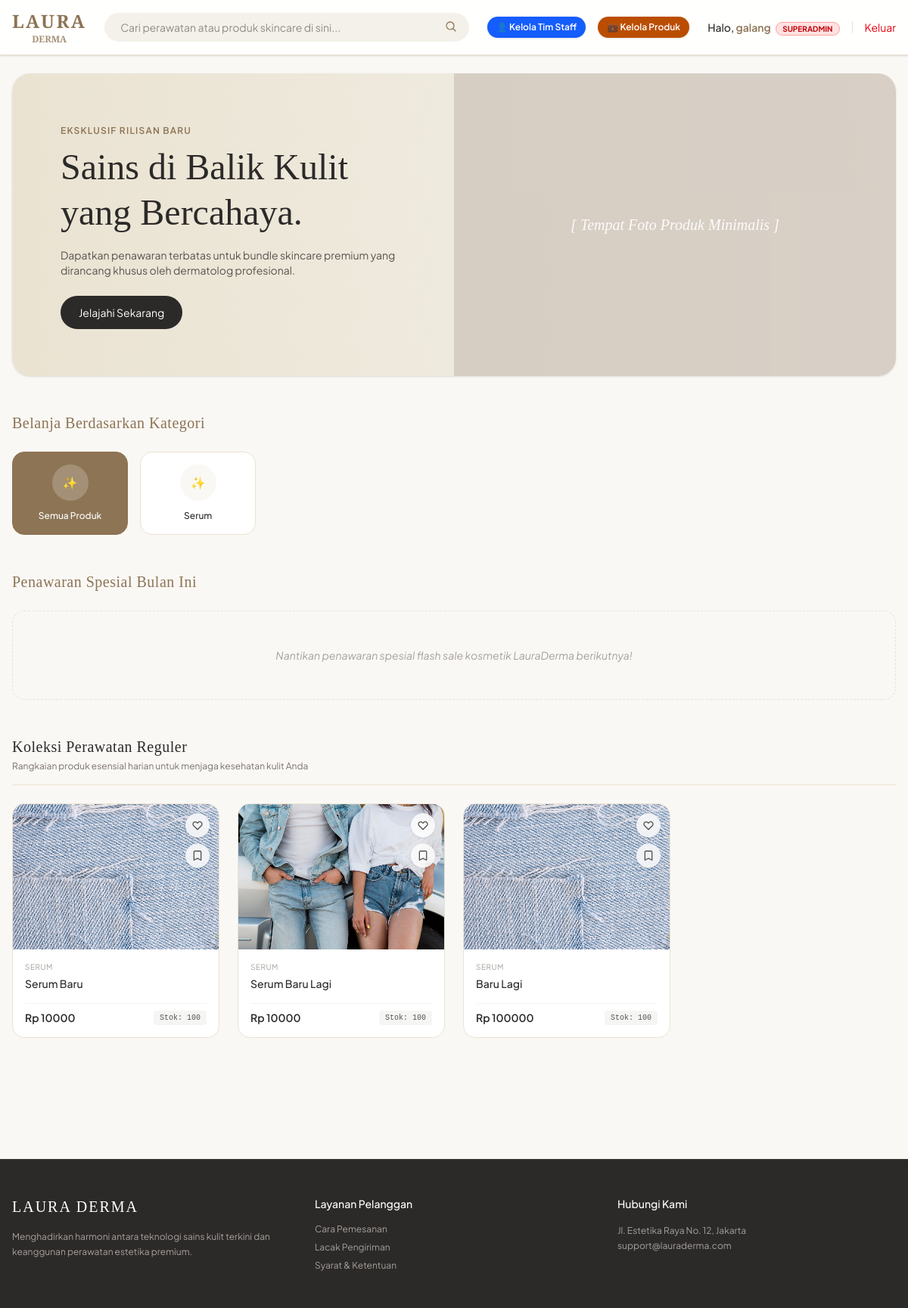
The app's page / (signed in) with its own data.
### toko/models.py (models this page shows, shortened)
class Kategori(models.Model):
    nama = models.CharField(max_length=100)
    slug = models.SlugField(unique=True, max_length=150)
    class Meta:
        verbose_name_plural = "Kategori" # Agar di halaman admin tulisannya rapi

class Produk(models.Model):
    kategori = models.ForeignKey(Kategori, on_delete=models.SET_NULL, null=True, blank=True, related_name='produk')
    nama = models.CharField(max_length=200)
    slug = models.SlugField(unique=True, max_length=250)
    gambar = models.ImageField(upload_to='produk/thumbnails/', blank=True, null=True)
    deskripsi = models.TextField(blank=True, null=True)
    harga = models.IntegerField()  # Menggunakan integer agar pas untuk mata uang Rupiah
    stok = models.IntegerField(default=0)
    is_flash_sale = models.BooleanField(default=False) # Penanda untuk masuk bagian diskon
    dibuat_pada = models.DateTimeField(auto_now_add=True)
    class Meta:
        verbose_name_plural = "Produk"

### toko/views.py (the view)
# urls.py: path('', halaman_utama, name='home'),
def halaman_utama(request):
    produk_spesial = Produk.objects.filter(is_flash_sale=True)
    produk_biasa = Produk.objects.filter(is_flash_sale=False)
    daftar_kategori = Kategori.objects.all()
    user_wishlists = []
    user_likes = []
    if request.user.is_authenticated:
        user_wishlists = Wishlist.objects.filter(user=request.user).values_list('produk_id', flat=True)
        user_likes = Like.objects.filter(user=request.user).values_list('produk_id', flat=True)
    context = {
        'produk_spesial': produk_spesial,
        'produk_biasa': produk_biasa,
        'daftar_kategori': daftar_kategori,
        'user_wishlists': list(user_wishlists), # Diubah ke list biasa agar Django template mudah membacanya
        'user_likes': list(user_likes),
    }
    return render(request, 'index.html', context)

### templates/index.html (shortened to what this page needs)
{% extends 'base.html' %}
{% block content %}
    <header class="max-w-7xl mx-auto px-4 mt-6">
        <div class="relative bg-gradient-to-r from-[#EAE3D2] to-[#F4F1EA] rounded-3xl h-[320px] md:h-[400px] overflow-hidden flex items-center shadow-sm">
            <div class="p-8 md:p-16 max-w-xl z-10">
                <span class="text-xs uppercase tracking-widest text-[#8C7454] font-semibold">Eksklusif Rilisan Baru</span>
                <h1 class="text-4xl md:text-5xl font-normal serif-font mt-2 mb-4 leading-tight">Sains di Balik Kulit yang Bercahaya.</h1>
                <p class="text-sm text-stone-600 mb-6">Dapatkan penawaran terbatas untuk bundle skincare premium yang dirancang khusus oleh dermatolog profesional.</p>
                <a href="#" class="inline-block bg-[#2C2A29] text-white text-sm px-6 py-3 rounded-full hover:bg-[#8C7454] transition-all transform hover:-translate-y-0.5">Jelajahi Sekarang</a>
            </div>
            <div class="absolute right-0 bottom-0 top-0 w-1/2 bg-[#D1C7BD] hidden md:flex items-center justify-center text-white italic serif-font text-xl opacity-80">
                [ Tempat Foto Produk Minimalis ]
            </div>
        </div>
    </header>
    <section class="max-w-7xl mx-auto px-4 mt-12">
        <h2 class="text-xl font-normal serif-font mb-6 text-[#8C7454] tracking-wide">Belanja Berdasarkan Kategori</h2>
        <div class="grid grid-cols-3 md:grid-cols-7 gap-4"> <div onclick="filterProduk('semua', this)" class="category-btn bg-[#8C7454] text-white p-4 rounded-2xl border border-[#8C7454] text-center hover:shadow-sm transition-all cursor-pointer group">
                <div class="w-12 h-12 bg-white/20 rounded-full mx-auto mb-3 flex items-center justify-center">
                    ✨
                </div>
                <p class="text-xs font-medium">Semua Produk</p>
            </div>
            {% for kategori in daftar_kategori %}
            <div onclick="filterProduk('{{ kategori.slug }}', this)" class="category-btn bg-white p-4 rounded-2xl border border-[#EAE3D2] text-center hover:border-[#8C7454] transition-all cursor-pointer group">
                <div class="w-12 h-12 bg-[#FAF8F5] rounded-full mx-auto mb-3 flex items-center justify-center text-[#8C7454] group-hover:bg-[#8C7454] group-hover:text-white transition-colors item-icon">
                    ✨
                </div>
                <p class="text-xs font-medium category-name">{{ kategori.nama }}</p>
            </div>
            {% empty %}
            <p class="text-xs text-stone-400 col-span-full italic">Belum ada kategori produk yang tersedia.</p>
            {% endfor %}
        </div>
    </section>
    <section class="max-w-7xl mx-auto px-4 mt-12 mb-10">
        <div class="flex items-center gap-4 mb-6">
            <h2 class="text-xl font-normal serif-font text-[#8C7454] tracking-wide">Penawaran Spesial Bulan Ini</h2>
        </div>
        <div class="grid grid-cols-2 md:grid-cols-4 gap-6">
            {% for produk in produk_spesial %}
            <div class="bg-white product-card-flash rounded-2xl overflow-hidden border border-[#EAE3D2] hover:shadow-md transition-shadow group cursor-pointer flex flex-col justify-between" data-category="{{ produk.kategori.slug }}">
                <div>
                    <div class="h-48 bg-[#F4F1EA] flex items-center justify-center relative overflow-hidden">
                        <a href="{% url 'detail_produk' produk.id %}" class="absolute inset-0 z-10">
                            {% if produk.gambar %}
                                <img src="{{ produk.gambar.url }}" alt="{{ produk.nama }}" class="w-full h-full object-cover group-hover:scale-105 transition-transform duration-300">
                            {% else %}
                                <div class="w-full h-full flex items-center justify-center">
                                    <span class="text-stone-400 italic text-xs font-medium text-center">[ {{ produk.nama }} ]</span>
                                </div>
                            {% endif %}
                        </a>
                        <div class="absolute top-3 right-3 z-20 flex flex-col gap-2">
                            <button onclick="toggleLike(this, '{{ produk.id }}')"
                                    class="like-btn p-2 bg-white/80 backdrop-blur-sm rounded-full shadow-sm hover:bg-white transition-all group/like {% if produk.id in user_likes %}active{% endif %}">
                                <svg xmlns="http://www.w3.org/2000/svg" class="h-4 w-4 text-stone-600 group-hover/like:text-red-500" fill="none" viewBox="0 0 24 24" stroke="currentColor">
                                    <path stroke-linecap="round" stroke-linejoin="round" stroke-width="2" d="M4.318 6.318a4.5 4.5 0 000 6.364L12 20.364l7.682-7.682a4.5 4.5 0 00-6.364-6.364L12 7.636l-1.318-1.318a4.5 4.5 0 00-6.364 0z" />
                                </svg>
                            </button>
                            <button onclick="toggleWishlist(this, '{{ produk.id }}')"
                                    class="wishlist-btn p-2 bg-white/80 backdrop-blur-sm rounded-full shadow-sm hover:bg-white transition-all group/wish {% if produk.id in user_wishlists %}active{% endif %}">
                                <svg xmlns="http://www.w3.org/2000/svg" class="h-4 w-4 text-stone-600 group-hover/wish:text-[#8C7454]" fill="none" viewBox="0 0 24 24" stroke="currentColor">
                                    <path stroke-linecap="round" stroke-linejoin="round" stroke-width="2" d="M5 5a2 2 0 012-2h10a2 2 0 012 2v16l-7-3.5L5 21V5z" />
                                </svg>
                            </button>
                        </div>
                        <span class="absolute top-3 left-3 bg-amber-500 text-white text-[9px] font-bold uppercase tracking-wider px-2 py-0.5 rounded shadow-sm animate-pulse">
                            ⚡ Flash Sale
                        </span>
                    </div>
                    <div class="p-4">
                        <span class="text-[10px] text-stone-400 uppercase tracking-wider block">
                            {% if produk.kategori %}
                                {{ produk.kategori.nama }}
                            {% else %}
                                Tanpa Kategori
                            {% endif %}
                        </span>
                        <h3 class="text-sm font-medium mt-1 text-[#2C2A29] truncate group-hover:text-[#8C7454] transition-colors" title="{{ produk.nama }}">
                            {{ produk.nama }}
                        </h3>
                    </div>
                </div>
                <div class="p-4 pt-0">
                    <div class="flex items-center justify-between gap-2 pt-2 border-t border-stone-100">
                        <span class="text-sm font-semibold text-[#2C2A29]">Rp {{ produk.harga }}</span>
                        <span class="text-[10px] bg-stone-100 text-stone-600 px-2 py-0.5 rounded font-mono">Stok: {{ produk.stok }}</span>
                    </div>
                </div>
            </div>
            {% empty %}
            <div class="col-span-full text-center py-12 bg-[#FAF8F5] rounded-2xl border border-dashed border-[#EAE3D2]">
                <p class="text-sm text-stone-400 italic">Nantikan penawaran spesial flash sale kosmetik LauraDerma berikutnya!</p>
            </div>
            {% endfor %}
        </div>
    </section>
    <section class="max-w-7xl mx-auto px-4 mt-12 mb-20">
        <div class="border-b border-[#EAE3D2] pb-4 mb-6">
            <h2 class="text-xl font-normal serif-font text-[#2C2A29] tracking-wide">Koleksi Perawatan Reguler</h2>
            <p class="text-xs text-stone-500 mt-1">Rangkaian produk esensial harian untuk menjaga kesehatan kulit Anda</p>
        </div>
        <div class="grid grid-cols-2 md:grid-cols-4 gap-6">
            {% for produk in produk_biasa %}
            <div class="bg-white product-card-reguler rounded-2xl overflow-hidden border border-[#EAE3D2] hover:shadow-md transition-shadow group cursor-pointer flex flex-col justify-between" data-category="{{ produk.kategori.slug }}">
                <div>
                    <div class="h-48 bg-[#F4F1EA] flex items-center justify-center relative overflow-hidden">
                        <a href="{% url 'detail_produk' produk.id %}" class="absolute inset-0 z-10">
                        {% if produk.gambar %}
                            <img src="{{ produk.gambar.url }}" alt="{{ produk.nama }}" class="w-full h-full object-cover group-hover:scale-105 transition-transform duration-300">
                        {% else %}
                            <span class="text-stone-400 italic text-xs font-medium text-center">[ {{ produk.nama }} ]</span>
                        {% endif %}
                        </a>
                        <div class="absolute top-3 right-3 z-20 flex flex-col gap-2">
                            <button onclick="toggleLike(this, '{{ produk.id }}')"
                                    class="like-btn p-2 bg-white/80 backdrop-blur-sm rounded-full shadow-sm hover:bg-white transition-all group/like {% if produk.id in user_likes %}active{% endif %}">
                            </button>
                           <button onclick="toggleWishlist(this, '{{ produk.id }}')"
                                    class="wishlist-btn p-2 bg-white/80 backdrop-blur-sm rounded-full shadow-sm hover:bg-white transition-all group/wish {% if produk.id in user_wishlists %}active{% endif %}">
                                <svg xmlns="http://www.w3.org/2000/svg" class="h-4 w-4 text-stone-600 group-hover/wish:text-[#8C7454]" fill="none" viewBox="0 0 24 24" stroke="currentColor">
                                    <path stroke-linecap="round" stroke-linejoin="round" stroke-width="2" d="M5 5a2 2 0 012-2h10a2 2 0 012 2v16l-7-3.5L5 21V5z" />
                                </svg>
                            </button>
                        </div>
                    </div>
                    <div class="p-4">
                        <span class="text-[10px] text-stone-400 uppercase tracking-wider block">{{ produk.kategori.nama }}</span>
                        <h3 class="text-sm font-medium mt-1 text-[#2C2A29] truncate group-hover:text-[#8C7454] transition-colors" title="{{ produk.nama }}">
                            {{ produk.nama }}
                        </h3>
                    </div>
                </div>
                <div class="p-4 pt-0">
                    <div class="flex items-center justify-between gap-2 pt-2 border-t border-stone-100">
                        <span class="text-sm font-semibold text-[#2C2A29]">Rp {{ produk.harga }}</span>
                        <span class="text-[10px] bg-stone-100 text-stone-600 px-2 py-0.5 rounded font-mono">Stok: {{ produk.stok }}</span>
                    </div>
                </div>
            </div>
            {% empty %}
            <div class="col-span-full text-center py-12 bg-white rounded-2xl border border-[#EAE3D2]">
                <p class="text-sm text-stone-400 italic">Belum ada koleksi produk reguler saat ini.</p>
            </div>
            {% endfor %}
        </div>
    </section>
{% endblock %}

### templates/partials/navbar.html (shortened to what this page needs)
<nav class="sticky top-0 z-50 bg-white/90 backdrop-blur-md border-b border-[#EAE3D2] shadow-sm">
    <div class="max-w-7xl mx-auto px-4 py-3 flex items-center justify-between gap-6">
        <a href="{% url 'home' %}" class="text-2xl font-semibold tracking-widest serif-font text-[#8C7454] block">
            LAURA<span class="text-xs block tracking-normal text-center text-[#A69076]">DERMA</span>
        </a>
        <div class="flex-1 max-w-2xl relative">
            <input type="text" placeholder="Cari perawatan atau produk skincare di sini..." class="w-full bg-[#F4F1EA] border border-transparent focus:border-[#8C7454] focus:bg-white rounded-full py-2 px-5 text-sm outline-none transition-all">
            <button class="absolute right-4 top-2.5 text-[#8C7454]">
                <svg xmlns="http://www.w3.org/2000/svg" fill="none" viewBox="0 0 24 24" stroke-width="2" stroke="currentColor" class="w-4 h-4"><path stroke-linecap="round" stroke-linejoin="round" d="m21 21-5.197-5.197m0 0A7.5 7.5 0 1 0 5.196 5.196a7.5 7.5 0 0 0 10.603 10.603Z" /></svg>
            </button>
        </div>
        <div class="flex items-center gap-6 text-[#2C2A29]">
            {% if user.is_authenticated %}
                <div class="flex items-center gap-4 text-sm">
                    {% if user.is_superuser %}
                        <a href="{% url 'kelola_staff' %}" class="bg-blue-600 text-white px-3 py-1.5 rounded-full text-xs font-semibold hover:bg-blue-700 transition-colors flex items-center gap-1 shadow-sm">
                            👤 Kelola Tim Staff
                        </a>
                        <a href="{% url 'kelola_produk' %}" class="bg-amber-700 text-white px-3 py-1.5 rounded-full text-xs font-semibold hover:bg-amber-800 transition-colors flex items-center gap-1 shadow-sm">
                            💼 Kelola Produk
                        </a>
                    {% elif user.is_staff %}
                        <a href="{% url 'kelola_produk' %}" class="bg-amber-700 text-white px-3 py-1.5 rounded-full text-xs font-semibold hover:bg-amber-800 transition-colors flex items-center gap-1 shadow-sm">
                            💼 Kelola Produk
                        </a>
                    {% endif %}
                    <div class="text-sm font-medium text-[#2C2A29] ml-2">
                        Halo, <span class="font-semibold text-[#8C7454]">{{ user.username }}</span>
                        {% if user.is_superuser %}
                            <span class="ml-1 text-[10px] bg-red-100 text-red-700 border border-red-300 px-2 py-0.5 rounded-full font-bold">SUPERADMIN</span>
                        {% elif user.is_staff %}
                            <span class="ml-1 text-[10px] bg-amber-100 text-amber-700 border border-amber-300 px-2 py-0.5 rounded-full font-bold">STAFF</span>
                        {% else %}
                            <span class="ml-1 text-[10px] bg-stone-100 text-stone-600 border border-stone-300 px-2 py-0.5 rounded-full font-bold">MEMBER</span>
                        {% endif %}
                    </div>
                    <a href="{% url 'logout' %}" class="text-sm text-red-600 hover:underline">Keluar</a>
                </div>
            {% endif %}
        </div>
    </div>
</nav>

### records on screen
Kategori: nama "Serum"
Produk: gambar (picture), kategori.nama "SERUM", nama "Serum Baru", harga "10000", stok "100"
Produk: gambar (picture), kategori.nama "SERUM", nama "Serum Baru Lagi", harga "10000", stok "100"
Produk: gambar (picture), kategori.nama "SERUM", nama "Baru Lagi", harga "100000", stok "100"

### other values on screen
{{ user.username }} "galang"
